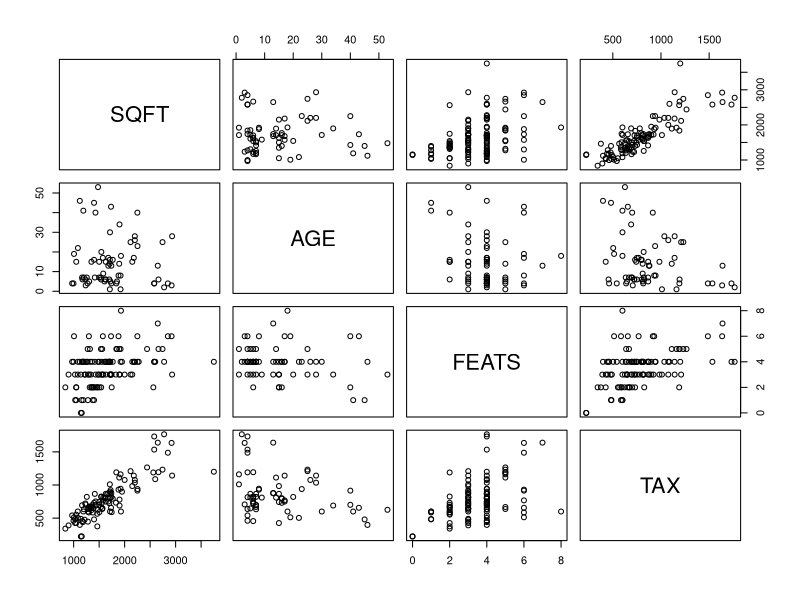
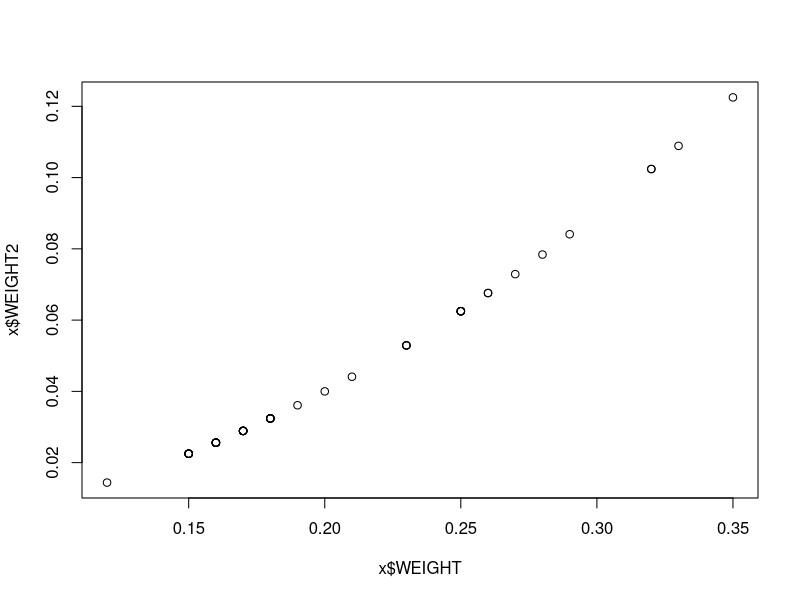
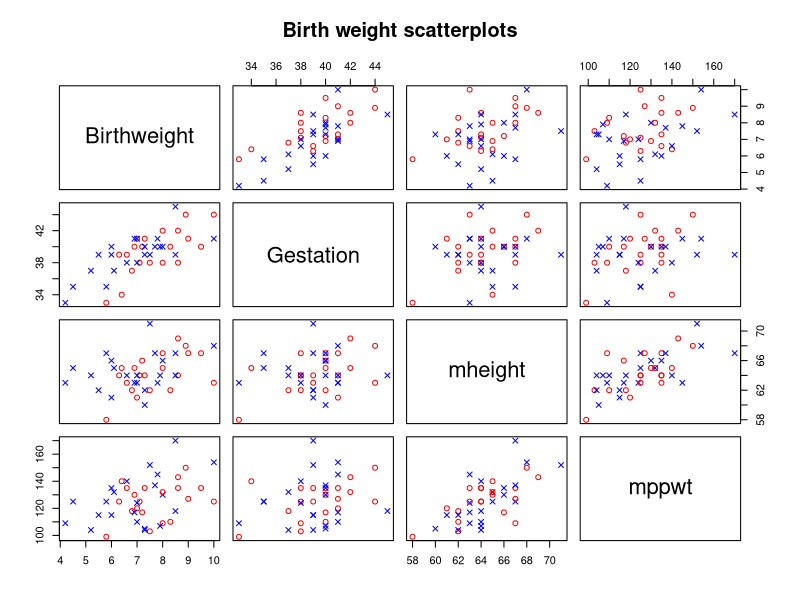
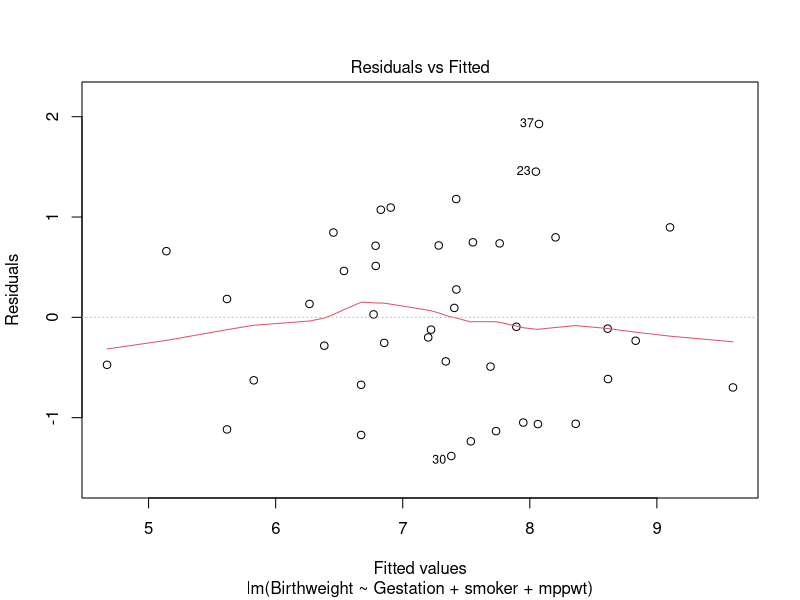
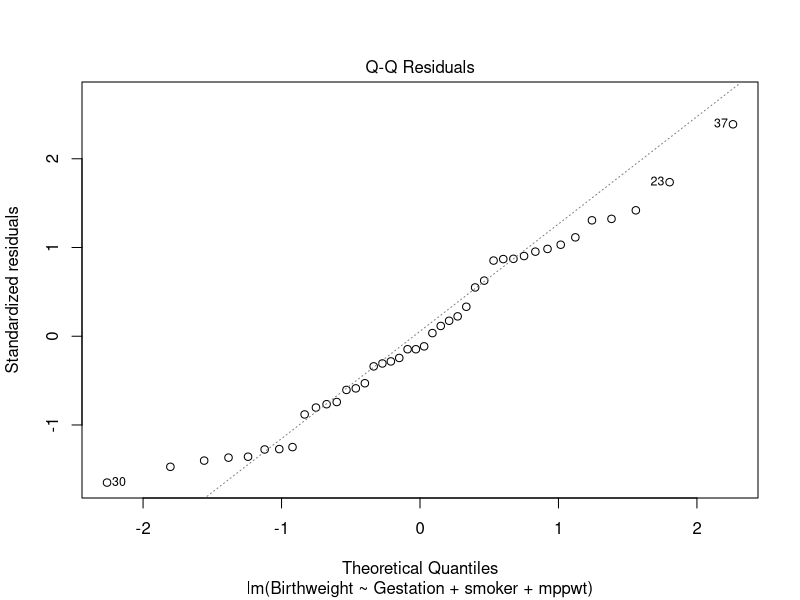
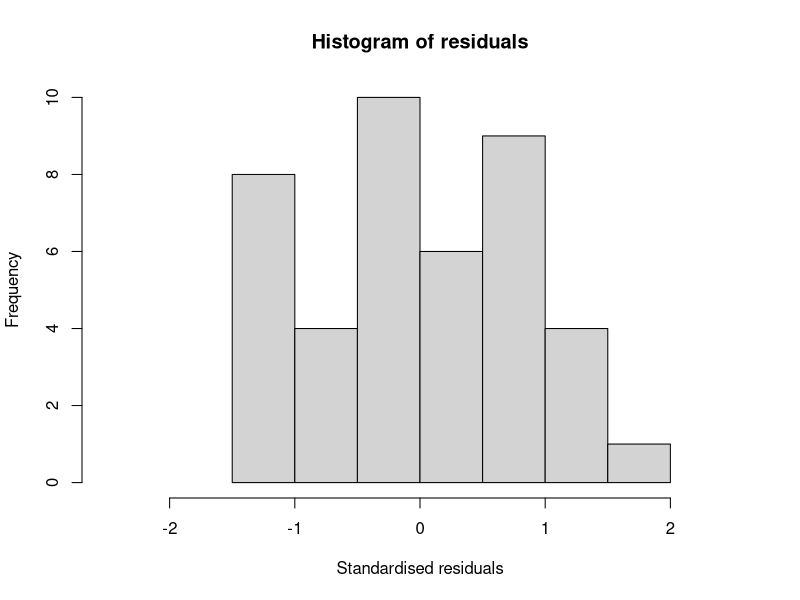
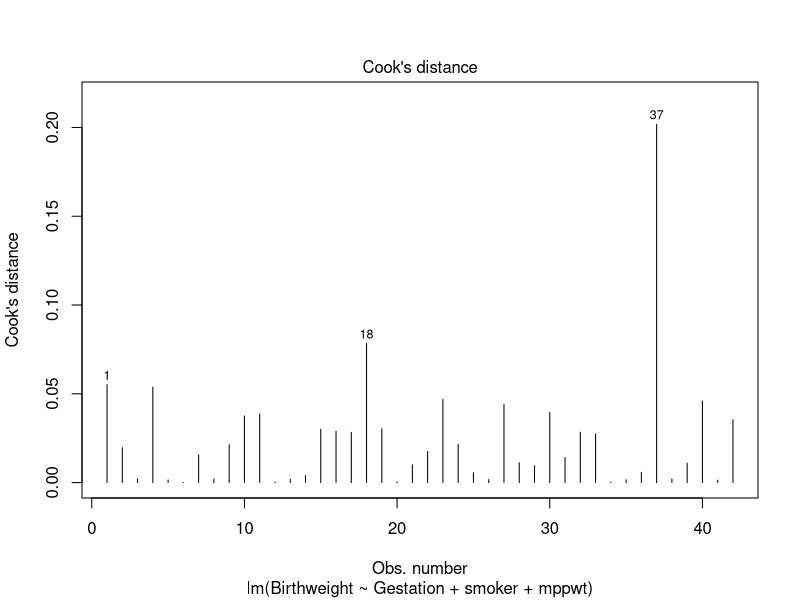
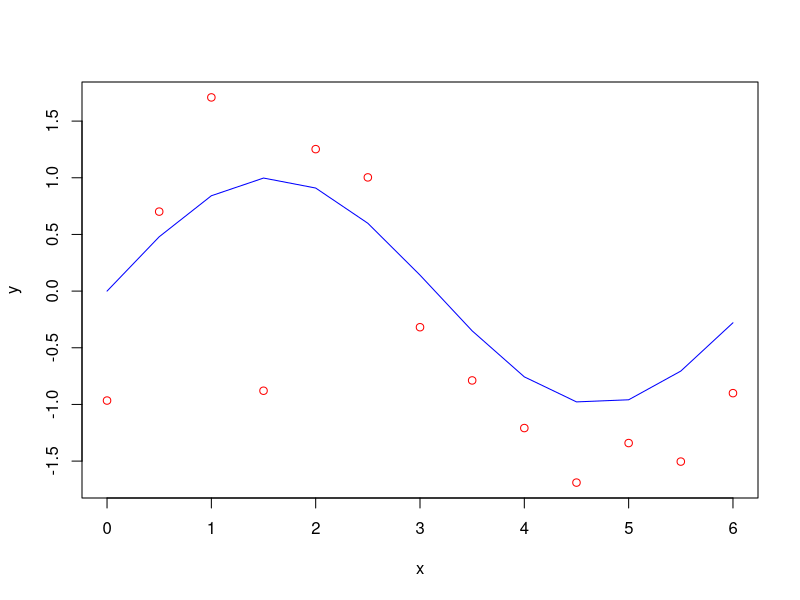

Recreate these plots in R, in order.
## ---- chunk 1
list.of.packages <- c("car","usdm")
new.packages <- list.of.packages[!(list.of.packages %in% installed.packages()[,"Package"])]
if(length(new.packages)) install.packages(new.packages, repos="http://cran.us.r-project.org")
## ---- chunk 2
# Читаем
x <- read.table("data/Albuquerque_Home_Prices_data.txt", 
                header=T, na.strings="-9999")
## ---- chunk 3
cor(x, use = "complete.obs", method = "pearson")
## ---- chunk 4
pairs(~ SQFT + AGE + FEATS + TAX, data = x)
# Или так: pairs(x[,c("SQFT", "AGE", "FEATS", "TAX")])
## ---- chunk 5
# Загрузка данных
x.0 <- read.table("data/diamond.dat")
# Переставим солбцы и добавим столбец квадратов
x <- cbind(x.0[,c(2,1)], x.0[,1]^2)
names(x) <- c("PRICE", "WEIGHT", "WEIGHT2")

plot(x$WEIGHT, x$WEIGHT2)
## ---- chunk 6
babyData = read.csv('data/birthweight_reduced.csv')
head(babyData, n=3)
dim(babyData)
babyData = na.omit(babyData); dim(babyData)
## ---- chunk 7
class(babyData$smoker)
babyData$smoker <- factor(babyData$smoker,
                        labels=c('Non-smoker','Smoker'))
## ---- chunk 8
attach(babyData)
pairs(~Birthweight+Gestation+mheight+mppwt,
      main='Birth weight scatterplots',
      col=c('red','blue')[smoker], pch=c(1,4)[smoker])
## ---- chunk 9
round(cor(cbind(Birthweight,Gestation,mppwt,mheight)),2)
## ---- chunk 10
reg1 <- lm(Birthweight~Gestation+smoker+mppwt)
summary(reg1)
## ---- chunk 11
plot(reg1, which = 1)
## ---- chunk 12
plot(reg1, which = 2)
## ---- chunk 13
hist(resid(reg1), xlim = range(c(-2.5,2.5)),
     main='Histogram of residuals',
     xlab='Standardised residuals',ylab='Frequency')
## ---- chunk 14
plot(reg1, which = 4)
## ---- chunk 15
x <- seq(0, 6, 0.5)

set.seed(1234)
y <- sin(x) + rnorm(length(x), 0, 0.8)

plot(x, y, type="p", col="red")
lines(x, sin(x), col="blue")
## ---- chunk 16
polinom.power <- 10 # степень полинома

# Создаем обучающую выборку
train <- data.frame(x0=rep(1,length(x)), 
                    x1=x, x2=x^2, x3=x^3, x4=x^4, x5=x^5, 
                    x6=x^6, x7=x^7, x8=x^8, x9=x^9,x10=x^10, y=y)

# Создаем тестовую выборку
x.test <- seq(min(x), max(x), 0.01)

test <- data.frame(x0=rep(1,length(x.test)), 
                   x1=x.test, x2=x.test^2, x3=x.test^3, x4=x.test^4, 
                   x5=x.test^5, x6=x.test^6, x7=x.test^7, 
                   x8=x.test^8, x9=x.test^9,x10=x.test^10)
## ---- chunk 17
X <- as.matrix(train[ ,-ncol(train)])
y <- as.vector(train[ , ncol(train)])
## ---- chunk 18
# lambda <- 1 слишком мало
lambda <- 5
# не учитываем столбец с y
num.parameters <- ncol(train)-1
# Создаем матрицу lambda*D
lambdaD <- lambda * diag(num.parameters)
lambdaD[1,1] <- 0
# Вычислим beta с регуляризованной матрицей
beta.r <- solve((t(X) %*% X + lambdaD), t(X) %*% y)
# Матрица тестовых данных
X.test <- as.matrix(test)
# Прогноз на тестовых данных
y.pred <- X.test %*% beta.r
## ---- chunk 19
plot(x.test, y.pred, type="l", col = "blue")
points(x, y, col="red")
## ---- chunk 20
res.lm <- lm(y~.-x0, data=train)

y.pred <- predict.lm(res.lm, test)
## ---- chunk 21
plot(x.test, y.pred, type="l", col = "blue")
points(x, y, col="red")
## ---- chunk 22
x <- seq(0, 6, 0.5)

set.seed(1234)
y <- sin(x) + rnorm(length(x), 0, 0.8)

# степень полинома
polinom.power <- 7

# Создаем обучающую выборку
train <- data.frame(x0=rep(1,length(x)), 
                    x1=x, x2=x^2, x3=x^3, x4=x^4, x5=x^5, 
                    x6=x^6, x7=x^7, y=y)

# Создаем тестовую выборку
x.test <- seq(min(x), max(x), 0.01)
test <- data.frame(x0=rep(1,length(x.test)), 
                   x1=x.test, x2=x.test^2, x3=x.test^3, x4=x.test^4, 
                   x5=x.test^5, x6=x.test^6, x7=x.test^7)

res.lm <- lm(y~.-x0, data=train)

y.pred <- predict.lm(res.lm, test)

plot(x.test, y.pred, type="l", col = "blue")
points(x, y, col="red")
## ---- chunk 23
X <- as.matrix(train[ ,-ncol(train)])
y <- as.vector(train[ , ncol(train)])
beta <- solve(t(X) %*% X, t(X) %*% y)

# Матрица тестовых данных
X.test <- as.matrix(test)

# Прогноз на тестовых данных
y.pred.2 <- X.test %*% beta

# максимальное отличие между решениями, 
# полученными lm и расчетом по формуле
max(abs(y.pred.2 - y.pred))
## ---- chunk 24
lambda <- 1

# не учитываем столбец с y
num.parameters <- ncol(train)-1
# Создаем матрицу lambda*D
lambdaD <- lambda * diag(num.parameters)
lambdaD[1,1] <- 0
# Вычислим beta с регуляризованной матрицей
beta.r <- solve((t(X) %*% X + lambdaD), t(X) %*% y)
# Прогноз на тестовых данных
y.pred.3 <- X.test %*% beta.r
## ---- chunk 25
plot(x.test, y.pred.3, type="l", col = "blue")
points(x, y, col="red")
